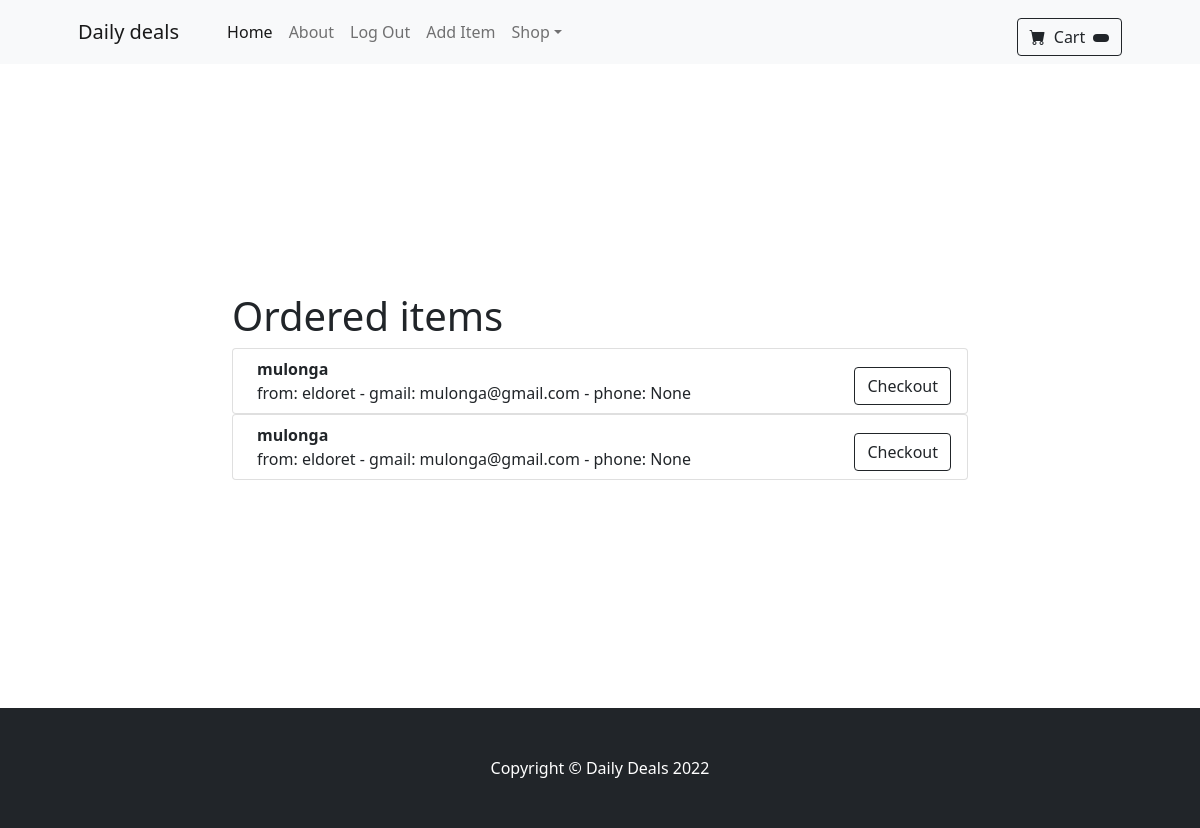
Page /cart (signed in) on the committed database.
### main.py (models this page shows)
class CartItems(db.Model):
    __tablename__ = "cart_items"
    id = db.Column(db.Integer, primary_key=True)
    item_name = db.Column(db.String(500), nullable=False)
    item_price = db.Column(db.Integer, nullable=False)
    customer_id = db.Column(db.Integer, db.ForeignKey('users.id'))
    customer_name = relationship("User", back_populates="cart_items")

class User(UserMixin, db.Model):
    __tablename__ = "users"
    id = db.Column(db.Integer, primary_key=True)
    email = db.Column(db.String(100), unique=True)
    password = db.Column(db.String(100))
    name = db.Column(db.String(1000))
    location = db.Column(db.String(1000))
    phone = db.Column(db.String(1000))
    cart_items = relationship("CartItems", back_populates="customer_name")
    items = relationship("Items", back_populates="customer")

### main.py (the view)
@app.route('/cart')
def cart():
    ordered_items = CartItems.query.all()
    if not current_user.is_authenticated:
        flash("You need to login or register in order to purchase any item.")
        return redirect(url_for("login"))
    return render_template("cart.html", items=ordered_items, current_user=current_user)

### main.py (called while the page is built)
@login_manager.user_loader
def load_user(user_id):
    return User.query.get(int(user_id))

### templates/cart.html (shortened to what this page needs)
{% import "bootstrap/wtf.html" as wtf %}
{% block content %}
{% include "header.html" %}
  <div class="container">
    <div class="row">
      <div class="col-lg-8 col-md-10 mx-auto content login">
        {% if current_user.id == 1: %}
        <h1>Ordered items</h1>
        {% else: %}
        <h1>Cart</h1>
        {% endif %}
        {% for item in items: %}
        {% if current_user.id == 1: %}
            <ol class="list-group">
              <li class="list-group-item d-flex justify-content-between align-items-start">
                <div class="ms-2 me-auto">
                  <div class="fw-bold">{{ item.customer_name.name }}</div>
                  from: {{item.customer_name.location}} - gmail: {{item.customer_name.email}} -  phone: {{item.customer_name.phone}}
                </div>
                <div class="text-center cart"><a class="btn btn-outline-dark mt-auto" href="">Checkout</a></div>
              </li>
            </ol>
        {% endif %}
        {% endfor %}
      </div>
    </div>
  </div>
{% include "footer.html" %}
{% endblock %}

### templates/header.html (shortened to what this page needs)
<!DOCTYPE html>
<html lang="en">
    <head>
        <link href="https://cdn.jsdelivr.net/npm/bootstrap-icons@1.5.0/font/bootstrap-icons.css" rel="stylesheet" />
        <link href="/static/css/styles.css" rel="stylesheet" />
        <link type="text/css" rel="stylesheet" href="http://fakedomain.com/smilemachine/html.css" />
        <link href="https://cdn.jsdelivr.net/npm/bootstrap@5.0.2/dist/css/bootstrap.min.css" rel="stylesheet">
    </head>
    <body>
        <nav class="navbar navbar-expand-lg navbar-light bg-light">
            <div class="container px-4 px-lg-5">
                <a class="navbar-brand" href="#!">Daily deals</a>
                <div class="collapse navbar-collapse" id="navbarSupportedContent">
                    <ul class="navbar-nav me-auto mb-2 mb-lg-0 ms-lg-4">
                        <li class="nav-item"><a class="nav-link active" aria-current="page" href="{{ url_for('home') }}">Home</a></li>
                        <li class="nav-item"><a class="nav-link" href="#!">About</a></li>
                        {% if not current_user.is_authenticated: %}
                        <li class="nav-item"><a class="nav-link" href="{{ url_for('login') }}">Log In</a></li>
                        <li class="nav-item"><a class="nav-link" href="{{ url_for('register') }}">Register</a></li>
                        {% else: %}
                        <li class="nav-item"><a class="nav-link" href="{{ url_for('logout') }}">Log Out</a></li>
                        {% endif %}
                        {% if current_user.id == 1: %}
                        <li class="nav-item"><a class="nav-link" href="{{ url_for('add') }}">Add Item</a></li>
                        {% endif %}
                        <li class="nav-item dropdown">
                            <a class="nav-link dropdown-toggle" id="navbarDropdown" href="#" role="button" data-bs-toggle="dropdown" aria-expanded="false">Shop</a>
                        </li>
                    </ul>
                    <form class="d-flex">
                        <div class="text-center cart">
                            {% if current_user.is_authenticated: %}
                                <a class="btn btn-outline-dark mt-auto" href="{{ url_for('cart') }}"> <i class="bi-cart-fill me-1"></i> Cart <span class="badge bg-dark text-white ms-1 rounded-pill"> {{ total_items }} </span></a>
                            {% else: %}
                            <a class="btn btn-outline-dark mt-auto" href="{{ url_for('cart') }}"> <i class="bi-cart-fill me-1"></i> Cart <span class="badge bg-dark text-white ms-1 rounded-pill"> 0 </span></a>
                            {% endif %}
                        </div>
                    </form>
                </div>
            </div>
        </nav>
    </body>

### templates/footer.html (shortened to what this page needs)
 <footer class="py-5 bg-dark">
    <div class="container"><p class="m-0 text-center text-white">Copyright &copy; Daily Deals 2022</p></div>
</footer>
</body>
</html>

### rows in the picture
CartItems: customer_name.name "mulonga", customer_name.location "eldoret", customer_name.email "mulonga@gmail.com", customer_name.phone "None"
CartItems: customer_name.name "mulonga", customer_name.location "eldoret", customer_name.email "mulonga@gmail.com", customer_name.phone "None"
